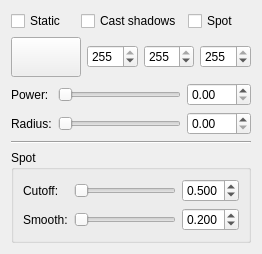
<?xml version="1.0" encoding="UTF-8"?>
<ui version="4.0">
 <class>LightComponent</class>
 <widget class="QWidget" name="LightComponent">
  <property name="geometry">
   <rect>
    <x>0</x>
    <y>0</y>
    <width>262</width>
    <height>241</height>
   </rect>
  </property>
  <property name="windowTitle">
   <string>Form</string>
  </property>
  <layout class="QVBoxLayout" name="verticalLayout">
   <item>
    <layout class="QHBoxLayout" name="horizontalLayout">
     <item>
      <widget class="QCheckBox" name="isStatic">
       <property name="text">
        <string>Static</string>
       </property>
      </widget>
     </item>
     <item>
      <widget class="QCheckBox" name="castShadows">
       <property name="text">
        <string>Cast shadows</string>
       </property>
      </widget>
     </item>
     <item>
      <widget class="QCheckBox" name="isSpot">
       <property name="text">
        <string>Spot</string>
       </property>
      </widget>
     </item>
    </layout>
   </item>
   <item>
    <layout class="QHBoxLayout" name="horizontalLayout_2">
     <item>
      <widget class="QPushButton" name="selectColor">
       <property name="sizePolicy">
        <sizepolicy hsizetype="Preferred" vsizetype="Fixed">
         <horstretch>0</horstretch>
         <verstretch>0</verstretch>
        </sizepolicy>
       </property>
       <property name="minimumSize">
        <size>
         <width>70</width>
         <height>40</height>
        </size>
       </property>
       <property name="text">
        <string/>
       </property>
      </widget>
     </item>
     <item>
      <widget class="QSpinBox" name="lightColorR">
       <property name="maximum">
        <number>255</number>
       </property>
       <property name="value">
        <number>255</number>
       </property>
      </widget>
     </item>
     <item>
      <widget class="QSpinBox" name="lightColorG">
       <property name="maximum">
        <number>255</number>
       </property>
       <property name="value">
        <number>255</number>
       </property>
      </widget>
     </item>
     <item>
      <widget class="QSpinBox" name="lightColorB">
       <property name="maximum">
        <number>255</number>
       </property>
       <property name="value">
        <number>255</number>
       </property>
      </widget>
     </item>
    </layout>
   </item>
   <item>
    <layout class="QGridLayout" name="gridLayout">
     <item row="0" column="0">
      <widget class="QLabel" name="label">
       <property name="text">
        <string>Power:</string>
       </property>
      </widget>
     </item>
     <item row="1" column="0">
      <widget class="QLabel" name="label_2">
       <property name="text">
        <string>Radius:</string>
       </property>
      </widget>
     </item>
     <item row="0" column="2">
      <widget class="QSlider" name="powerSlider">
       <property name="maximum">
        <number>1000</number>
       </property>
       <property name="orientation">
        <enum>Qt::Horizontal</enum>
       </property>
      </widget>
     </item>
     <item row="0" column="3">
      <widget class="QDoubleSpinBox" name="power"/>
     </item>
     <item row="1" column="2">
      <widget class="QSlider" name="radiusSlider">
       <property name="maximum">
        <number>1000</number>
       </property>
       <property name="orientation">
        <enum>Qt::Horizontal</enum>
       </property>
      </widget>
     </item>
     <item row="1" column="3">
      <widget class="QDoubleSpinBox" name="radius">
       <property name="maximum">
        <double>299.000000000000000</double>
       </property>
      </widget>
     </item>
    </layout>
   </item>
   <item>
    <widget class="Line" name="line">
     <property name="orientation">
      <enum>Qt::Horizontal</enum>
     </property>
    </widget>
   </item>
   <item>
    <widget class="QGroupBox" name="groupBox">
     <property name="title">
      <string>Spot</string>
     </property>
     <layout class="QGridLayout" name="gridLayout_2">
      <item row="0" column="0">
       <widget class="QLabel" name="label_3">
        <property name="text">
         <string>Cutoff:</string>
        </property>
       </widget>
      </item>
      <item row="0" column="1">
       <widget class="QSlider" name="cutoffSlider">
        <property name="maximum">
         <number>1000</number>
        </property>
        <property name="orientation">
         <enum>Qt::Horizontal</enum>
        </property>
       </widget>
      </item>
      <item row="0" column="2">
       <widget class="QDoubleSpinBox" name="cutoff">
        <property name="decimals">
         <number>3</number>
        </property>
        <property name="maximum">
         <double>1.000000000000000</double>
        </property>
        <property name="singleStep">
         <double>0.100000000000000</double>
        </property>
        <property name="value">
         <double>0.500000000000000</double>
        </property>
       </widget>
      </item>
      <item row="1" column="0">
       <widget class="QLabel" name="label_4">
        <property name="text">
         <string>Smooth:</string>
        </property>
       </widget>
      </item>
      <item row="1" column="1">
       <widget class="QSlider" name="smoothSlider">
        <property name="maximum">
         <number>1000</number>
        </property>
        <property name="orientation">
         <enum>Qt::Horizontal</enum>
        </property>
       </widget>
      </item>
      <item row="1" column="2">
       <widget class="QDoubleSpinBox" name="smooth">
        <property name="decimals">
         <number>3</number>
        </property>
        <property name="maximum">
         <double>1.000000000000000</double>
        </property>
        <property name="singleStep">
         <double>0.100000000000000</double>
        </property>
        <property name="value">
         <double>0.200000000000000</double>
        </property>
       </widget>
      </item>
     </layout>
    </widget>
   </item>
  </layout>
 </widget>
 <resources/>
 <connections/>
</ui>
